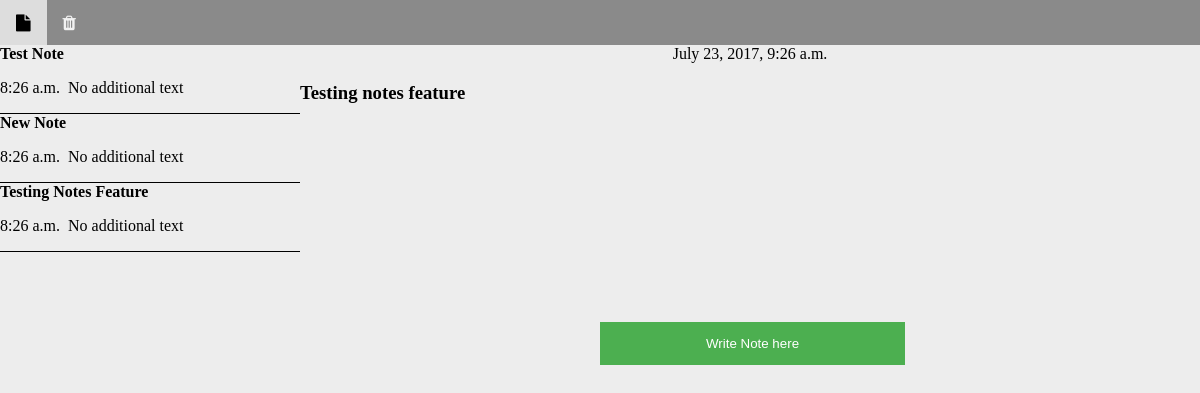
The page / on the database its author committed.
### notes/models.py (models this page shows, shortened)
class Note(models.Model):
    title = models.CharField(max_length=100)
    description = models.CharField(max_length=1000)
    created = models.DateTimeField(auto_now_add=True)

### notes/views.py (the view)
# urls.py: url(r'^$', NoteCreateView.as_view(), name='note-create'),
class NoteCreateView(CreateView):
    model = Note
    template_name = 'index.html'
    fields = ['title', 'description']
    def get_context_data(self, **kwargs):
        context = super(NoteCreateView, self).get_context_data(**kwargs)
        notes = Note.objects.all().order_by('-id')
        context['notes'] = notes
        context['time'] = datetime.now()
        return context

### notes/templates/index.html (shortened to what this page needs)
{% extends 'base.html' %}
{% load static %}
{% block content %}
	<div class="wrap">
	    <div class="fleft">
			{% for note in notes %}
				<div class="notes-listing">
					<h4 class="title">{{note.title|title}}</h4>
					<p>{{note.created|time}}&nbsp;&nbsp;{{note.description}}</p>
				</div>
			{% endfor %}
	    </div>
	    <div class="fright">
    		<center>{{time}}</center>
    		<h3> Testing notes feature</h3>
	    	<button id="write-note" type="submit">Write Note here</button>
	    </div>
	</div>
{% endblock%}

### notes/templates/base.html (shortened to what this page needs)
{% load static %}
<html lang="en">
	{% block extracss %}
		<head>
			<link href='{% static "css/main.css" %}' rel="stylesheet">
			<link rel="stylesheet" href="https://cdnjs.cloudflare.com/ajax/libs/font-awesome/4.7.0/css/font-awesome.min.css">
		</head>
	{% endblock extracss %}
	<body>
		{% block header %}
			<div class="topnav">
			  	<a href="javascript:void(0)" class="create-note"><i class="fa fa-file"></i></a>
		  		<a href="javascript:void(0)" class="delete-note"><i class="fa fa-trash"></i></a>
			</div>
		{% endblock header %}
		{% block content %}
		{% endblock content %}
	</body>
</html>

### static/css/main.css (style rules this page uses)
body { margin:0; }
.topnav { overflow: hidden; background-color: rgba(128, 128, 128, 0.92); }
.topnav a { float: left; display: block; color: #f2f2f2; text-align: center; padding: 14px 16px; text-decoration: none; font-size: 17px; }
.wrap { width: 100%; overflow:auo; }
.fleft { float:left; width: 25%; background:rgba(128, 128, 128, 0.14); height: 100%; overflow: scroll; }
.fright { float: right; background:rgba(128, 128, 128, 0.14); height: 100%; width: 75%; }
h4.title { margin: 0 0 0 0; }
button { background-color: #4CAF50; color: white; padding: 14px 20px; margin: 8px 0; border: none; cursor: pointer; width: 100%; }
button#write-note { margin-top: 200px; width: 305; margin-left: 300px; }
div.notes-listing { border-bottom: 1px solid; }

### rows shown on the page
Note: title "Test Note", created "8:26 a.m.", description "No additional text"
Note: title "New Note", created "8:26 a.m.", description "No additional text"
Note: title "Testing Notes Feature", created "8:26 a.m.", description "No additional text"

### other values the page prints
{{ time }} "July 23, 2017, 9:26 a.m."
